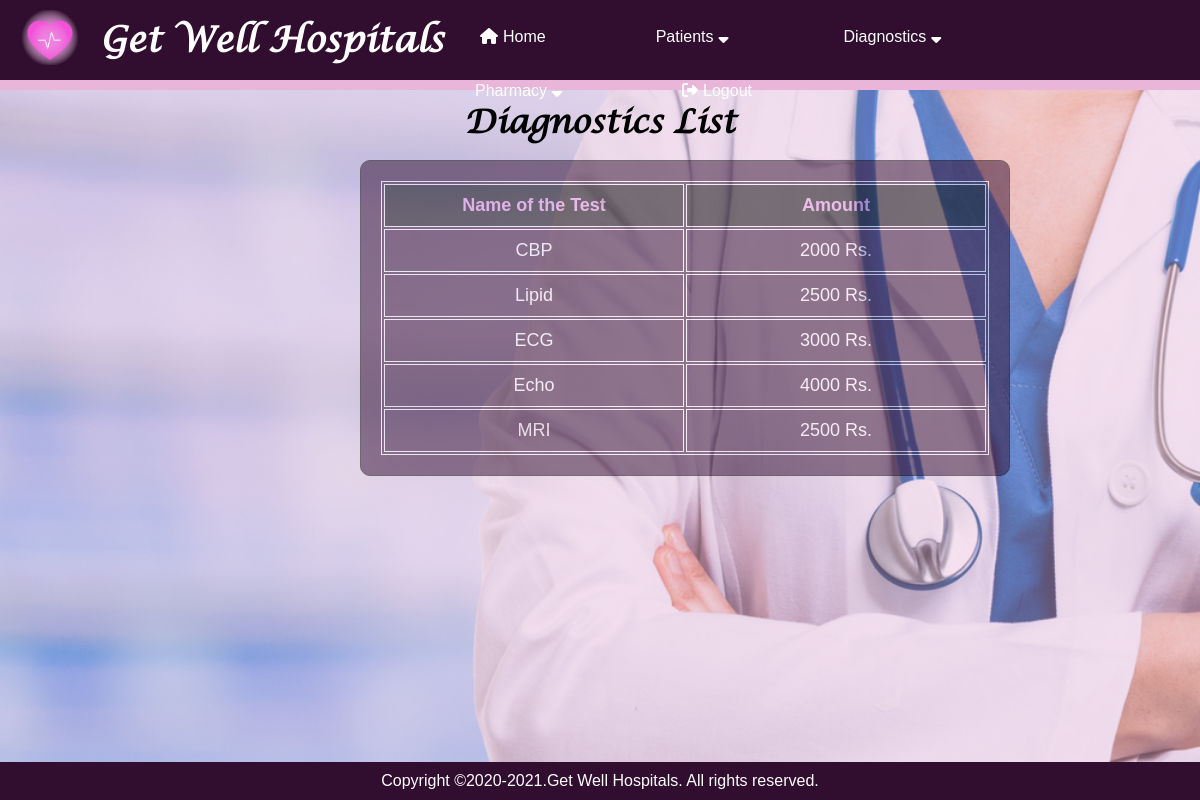
The page /diagnostic_list on the database its author committed.
### application/routes.py (models this page shows)
class Diagnostic(db.Model):
    __tablename__ = 'diagnostic'
    diagnostic_id = Column(Integer, primary_key=True)
    name_of_the_test = Column(String)
    amount = Column(Integer)

### application/routes.py (the view)
@app.route("/diagnostic_list")
def diagnostic_list():
    diagnostics = Diagnostic.query.all()
    return render_template("diagnostic_list.html", diagnostics=diagnostics)

### application/templates/diagnostic_list.html
{% extends "layout.html" %}
{% block content %}
<h1>Diagnostics List</h1>
        <div class="background_table" style="left: 30%;">
            <div style="opacity:inherit 200%;">
    <table style="width:100%;">
    <tr style="color: rgb(235, 157, 235);">
      <th>Name of the Test</th>
      <th>Amount</th>
    </tr>
    {% for dia in diagnostics %}
    <tr style="text-align: center;">
        <td>{{dia.name_of_the_test}}</td>
        <td>{{dia.amount}} Rs.</td>
    </tr>
    {% endfor %}
    </table>
    </div>
    </div>
{% endblock %}

### application/static/css/pages.css (style rules this page uses)
* { padding: 0; margin: 0; text-decoration: none; list-style: none; box-sizing: border-box; }
body { font-family: 'Lucida Calligraphy'; }
body { background: url(/static/images/bg6.png) no-repeat; background-size: cover; background-color: #e9b5d8; background-position: 30% 15% ; }
h1 { text-align: center; padding-top: 100px; }
table { text-align: left; position: relative; opacity: 100%; font-family: 'Franklin Gothic Medium', 'Arial Narrow', Arial, sans-serif; font-size: 18px; }
th { padding: 10px; position: relative; width:300px; opacity: 100%; }
.background_table { background-color: #310d2f; color: white; font-family: 'Franklin Gothic Medium', 'Arial Narrow', Arial, sans-serif;; position: absolute; opacity: 50%; top:20%; border: 1px solid black; padding:20px; margin-bottom: 100px; border-radius: 10px; z-index:-1; }
.background_table table { stroke:10px; border: 1px solid white; }
.background_table table tr { text-align: center; border: 1px solid white; }
.background_table table tr td { text-align: center; padding:10px; border: 1px solid white; }
.background_table table tr th { text-align: center; padding:10px; border: 1px solid white; background-color: black; }

### rows shown on the page
Diagnostic: name_of_the_test "CBP", amount "2000"
Diagnostic: name_of_the_test "Lipid", amount "2500"
Diagnostic: name_of_the_test "ECG", amount "3000"
Diagnostic: name_of_the_test "Echo", amount "4000"
Diagnostic: name_of_the_test "MRI", amount "2500"
